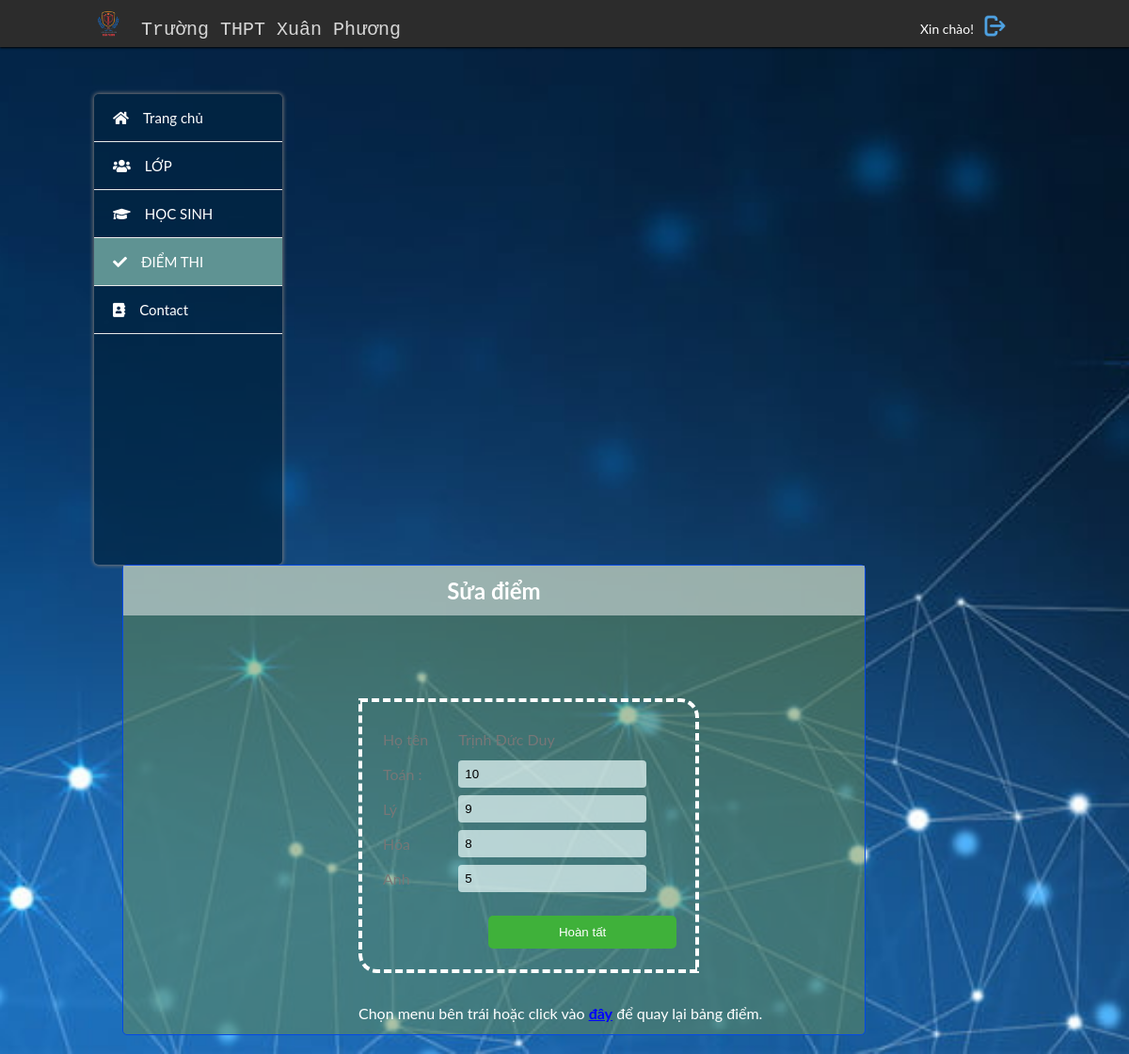
The app's page /chucnang/formsuadiem.php?id=2 (signed in) with its own data.
### tables this page shows
CREATE TABLE `diemthi` (
  `diemthiID` int(11) NOT NULL,
  `hocsinhID` int(11) NOT NULL,
  `toan` float NOT NULL,
  `ly` float NOT NULL,
  `hoa` int(11) NOT NULL,
  `anh` int(11) NOT NULL
);

CREATE TABLE `hocsinh` (
  `hocsinhID` int(11) NOT NULL,
  `MaHS` int(11) NOT NULL,
  `lopID` int(11) NOT NULL,
  `name` text NOT NULL,
  `birthday` date NOT NULL,
  `phonenumber` int(11) NOT NULL,
  `address` text NOT NULL,
  `avt` text NOT NULL,
  `so_truong` text NOT NULL
);

### chucnang/formsuadiem.php (the view, shortened to what this page needs)
<?php
if (isset($_SESSION['username'])) {
    $link = new mysqli('localhost', 'root', '', 'hocsinh') or die('kết nối thất bại');
    mysqli_query($link, 'SET NAMES UTF8');
    $query = 'SELECT * FROM hocsinh INNER JOIN diemthi ON hocsinh.hocsinhID = diemthi.hocsinhID WHERE hocsinh.hocsinhID = "' . $_GET['id'] . '"';
    $result = mysqli_query($link, $query);
    if (mysqli_num_rows($result) > 0) {
        while ($r = mysqli_fetch_assoc($result)) {
            $ten = $r['name'];
            $toan = $r['toan'];
            $ly = $r['ly'];
            $hoa = $r['hoa'];
            $anh = $r['anh'];
        }
    }
?>
    <head>
        <link rel="stylesheet" href="../css/qlhs.css">
        <link rel="stylesheet" href="../style/fontawesome/css/all.css">
    </head>
    <body>
        <header>
            <div class="container">
                <div id="logo">
                    <div id="logoImg">
                        <img src="../image/anh4.png" width="30px">
                    </div>
                    <a href="../index.php">Trường THPT Xuân Phương</a>
                </div>
                <div id="accountName">
                    <p> Xin chào! </p>
                    <a href="../dangxuat.php" alt="Đăng xuất"> <img src="../image/logout.png" width="25px"> </a>
                </div>
            </div>
        </header>
        <div class="body">
            <div class="container">
                <div id="menu">
                    <ul>
                        <li><a href="../index.php"><i class="fas fa-home"></i>Trang chủ</a></li>
                        <li><a href="../lop.php"><i class="fas fa-users"></i>LỚP</a></li>
                        <li><a href="../hocsinh.php"><i class="fas fa-graduation-cap"></i>HỌC SINH</a></li>
                        <li><a id="current" href="../diemthi.php"><i class="fas fa-check"></i>ĐIỂM THI</a></li>
                        <li><a href="../contact.php"><i class="fas fa-address-book"></i>Contact</a></li>
                    </ul>
                </div>
                <div id="main-contain">
                    <h2>Sửa điểm</h2>
                    <div class="form">
                        <br>
                        <br>
                        <form method="post">
                            <table>
                                <tr>
                                    <td>Họ tên </td>
                                    <td><?php echo $ten; ?></td>
                                </tr>
                                <tr>
                                    <td>Toán : </td>
                                    <td><input type="text" name="toan" value="<?php echo $toan; ?>"></td>
                                </tr>
                                <tr>
                                    <td>Lý </td>
                                    <td><input type="text" name="ly" value="<?php echo $ly; ?>"></td>
                                </tr>
                                <tr>
                                    <td>Hóa </td>
                                    <td><input type="text" name="hoa" value="<?php echo $hoa; ?>"></td>
                                </tr>
                                <tr>
                                    <td>Anh </td>
                                    <td><input type="text" name="anh" value="<?php echo $anh; ?>"></td>
                                </tr>
                                <tr>
                                    <td colspan=2>
                                        <input id="btnChapNhan" type="submit" value="Hoàn tất" name="suadiem"/>
                                    </td>
                                </tr>
                            </table>
                        </form>
                        <br>
                        Chọn menu bên trái hoặc click vào <a href="../xemdiem.php" style="color: blue; text-decoration:underline; font-weight:bold;">đây</a> để quay lại bảng điểm.
                        <br>
                        <br>
                    </div>
                </div>
            </div>
        </div>
    </body>
</html>
<?php
} else {
    header('location:../login.php');
}
?>

### css/qlhs.css (style rules this page uses)
* { margin: 0; padding: 0; }
body { font: 400 15px/1.8 Lato, sans-serif; color: #777; background: #98a7a7 url("../image/bomaybucroi.jpg") no-repeat fixed center; background-size: cover; }
input { outline: none; }
a { text-decoration: none; color: white; }
.container { margin: 0px 100px; }
header { position: fixed; top: 0px; left: 0px; height: 40px; background: rgb(44, 44, 44); color: #efd5d5; text-align: left; padding-top: 10px; width: 100%; box-shadow: 0px 1px 2px black; z-index: 1; }
#logo { float: left; width: 50%; font-size: 20px; }
#logo a { float: left; margin-top: 4px; color: #d7d7d7; font-family: monospace; transition: 0.2s linear; }
#logoImg { float: left; margin-right: 20px; }
#accountName { float: right; padding-top: 5px; margin-right: 30px; }
#accountName p { float: left; margin-right: 10px; margin-top: 5px; }
.body { margin: 100px 0px; height: 500px; }
#menu { float: left; color: black; background: #012440ab; width: 200px; height: 500px; border-radius: 5px; box-shadow: 0px 0px 4px 1px #787878; }
#menu ul { list-style-type: none; }
#menu ul li { height: 50px; line-height: 50px; border-bottom: 1px solid #e8e9e9; }
#menu ul li a { display: block; text-decoration: none; color: #ffffff; padding-left: 20px; transition: 0.2s ease-in; }
#menu ul li a:hover, #current { background: #5f9393; }
#menu i { margin-right: 15px; }
#main-contain { background: #648c5687; float: left; width: 79%; min-height: 500px; margin-left: 30px; border: 1px solid #0549e5; border-radius: 5px; box-sizing: border-box; }
#main-contain h2 { background: #ffffff7a; color: white; padding: 5px; text-align: center; }
.form { width: 500px; height: 250px; margin-top: 30px; margin-left: 250px; font-size: 16px; color: white; }
.form table { border: 4px solid #ffffff; padding: 20px; border-style: dashed; border-radius: 0px 20px 0px 20px; }
.form td { padding-right: 30px; }
.form tr { height: 35px; }
.form input { width: 200px; padding: 7px; border-radius: 4px; border: none; background: #f0ffffad; }
#btnChapNhan { border: none; padding: 10px; color: white; background: #3fb13a; border-radius: 5px; margin-top: 20px; margin-left: 40%; cursor: pointer; }
h2 { color: #f0f0f0; }
p { line-height: 1.6; color: #555; }
h2 { color: white; font-size: 24px; }
p { line-height: 1.6; color: white; font-size: 14px; }

### css/all.css (style rules this page uses)
.fa, .fas, .far, .fal, .fab { -moz-osx-font-smoothing: grayscale; -webkit-font-smoothing: antialiased; display: inline-block; font-style: normal; font-variant: normal; text-rendering: auto; line-height: 1; }
.fa-address-book:before { content: "\f2b9"; }
.fa-check:before { content: "\f00c"; }
.fa-graduation-cap:before { content: "\f19d"; }
.fa-home:before { content: "\f015"; }
.fa-users:before { content: "\f0c0"; }
.fa, .fas { font-family: 'Font Awesome 5 Free'; font-weight: 900; }

### records on screen
diemthi: hocsinhID.name "Trịnh Đức Duy", toan "10", ly "9", hoa "8", anh "5"
